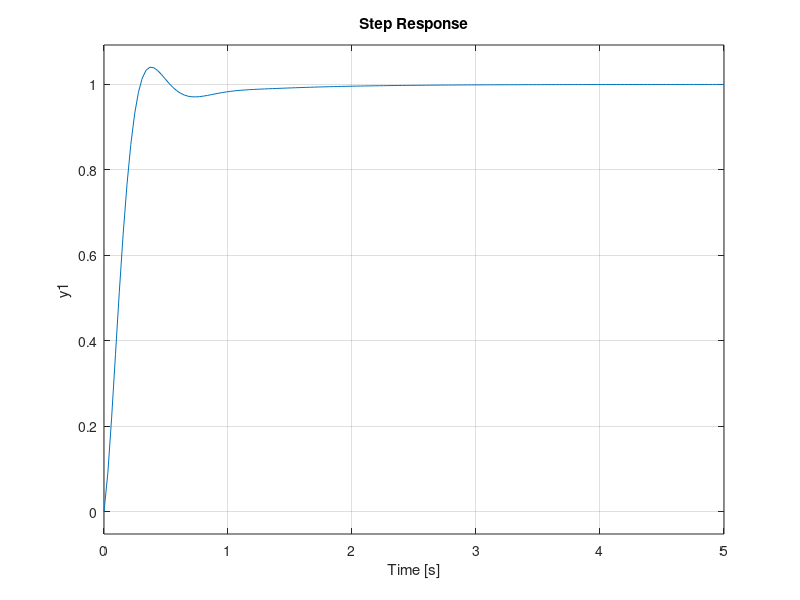

This chart was generated by the following MATLAB code: (Note: this script raises an error after producing the figure.)
clear all;
clc;

J = 0.01;
b = 0.1;
Kt = 0.01;
R = 1;
L = 0.5;
t = 0:0.01:3;
ki = 70;
kp = 50;
kd = 1;

num = [Kt];
den = conv([J b],[L R]);
den(end) = den(end)+Kt*Kt;
e = tf(num,den)
H = tf(e)

C = pid(kp,ki,kd)
G = feedback(series(C,H),1)
step(G)
stepinfo(G)